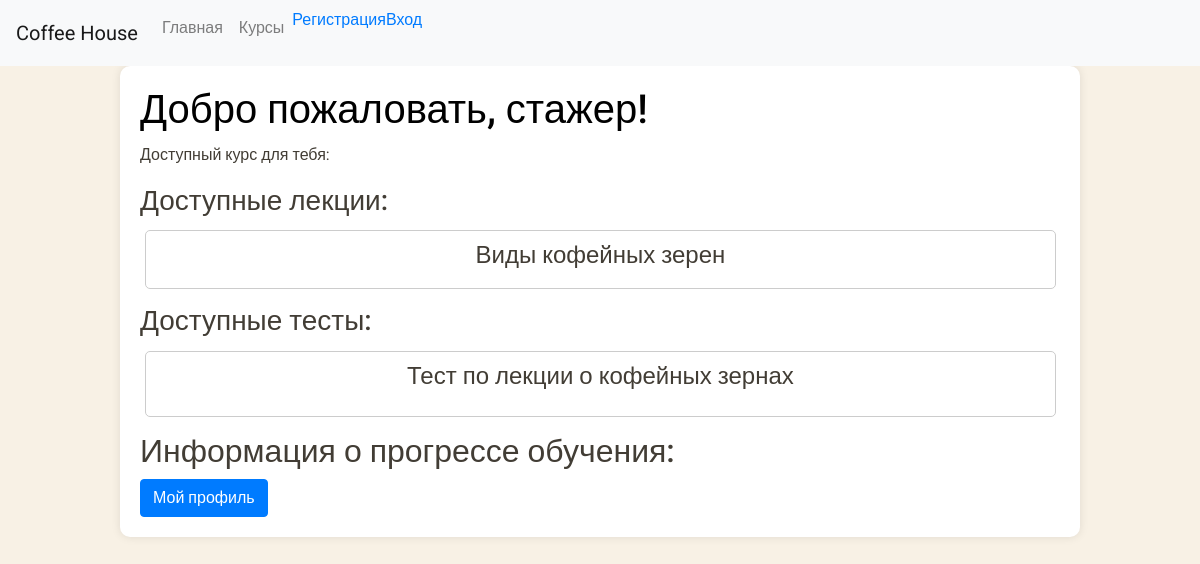
The page /employees/intern_dashboard on the database its author committed.
### courses/models.py (models this page shows, shortened)
class Lecture(models.Model):
    title = models.CharField(max_length=100)
    content = models.TextField()
    course = models.ForeignKey(Course, on_delete=models.CASCADE)

class Test(models.Model):
    title = models.CharField(max_length=100)
    questions = models.TextField()
    answers = models.TextField()
    course = models.ForeignKey(Course, on_delete=models.CASCADE)

### employees/views.py (the view)
# urls.py: path('intern_dashboard', intern_dashboard, name='intern_dashboard'),
def intern_dashboard(request):
    courses = Course.objects.filter(role='intern')
    lectures = Lecture.objects.all()
    tests = Test.objects.all()
    return render(request, 'roles/intern_dashboard.html',
                  {'courses': courses, 'lectures': lectures, 'tests': tests})

### templates/roles/intern_dashboard.html (shortened to what this page needs)
{% load static %}
{% include 'includes/../header.html' %}
<!DOCTYPE html>
<html lang="en">
<head>
    <link rel="stylesheet" href="https://stackpath.bootstrapcdn.com/bootstrap/4.5.2/css/bootstrap.min.css">
    <link rel="stylesheet" href="{% static 'css/styles.css' %}">
</head>
<body>
    <div class="container">
        <h1>Добро пожаловать, стажер!</h1>
        <p>Доступный курс для тебя:</p>
        <div class="course">
            <h3>Доступные лекции:</h3>
            <div class="lecture-feed">
                {% for lecture in lectures %}
                    <div class="lecture-item">
                        <h4>{{ lecture.title }}</h4>
                    </div>
                {% empty %}
                    <p>Нет доступных лекций</p>
                {% endfor %}
            </div>
            <h3>Доступные тесты:</h3>
            <div class="test-feed">
                {% for test in tests %}
                    <div class="test-item">
                        <h4>{{ test.title }}</h4>
                    </div>
                {% empty %}
                    <p>Нет доступных тестов</p>
                {% endfor %}
            </div>
        </div>
        <h2>Информация о прогрессе обучения:</h2>
        <a href="/profile" class="btn btn-primary">Мой профиль</a>
    </div>
</body>
</html>

### static/css/styles.css (style rules this page uses)
body { font-family: 'Roboto', sans-serif; background-color: #f8f1e5; color: #423d35; }
.container { max-width: 960px; margin: 0 auto; padding: 20px; background-color: #ffffff; border-radius: 10px; box-shadow: 0 0 10px rgba(0, 0, 0, 0.1); }
h1 { color: #000000; }
p { line-height: 1.6; }
.lecture-feed, .test-feed { flex-wrap: nowrap; display: flex; white-space: nowrap; overflow: hidden; margin-bottom: 10px; }
.lecture-item, .test-item { flex: 1 0 auto; min-width: 99%; margin: 5px; border: 1px solid #ccc; padding: 10px; border-radius: 5px; text-align: center; }

### rows shown on the page
Lecture: title "Виды кофейных зерен"
Test: title "Тест по лекции о кофейных зернах"
